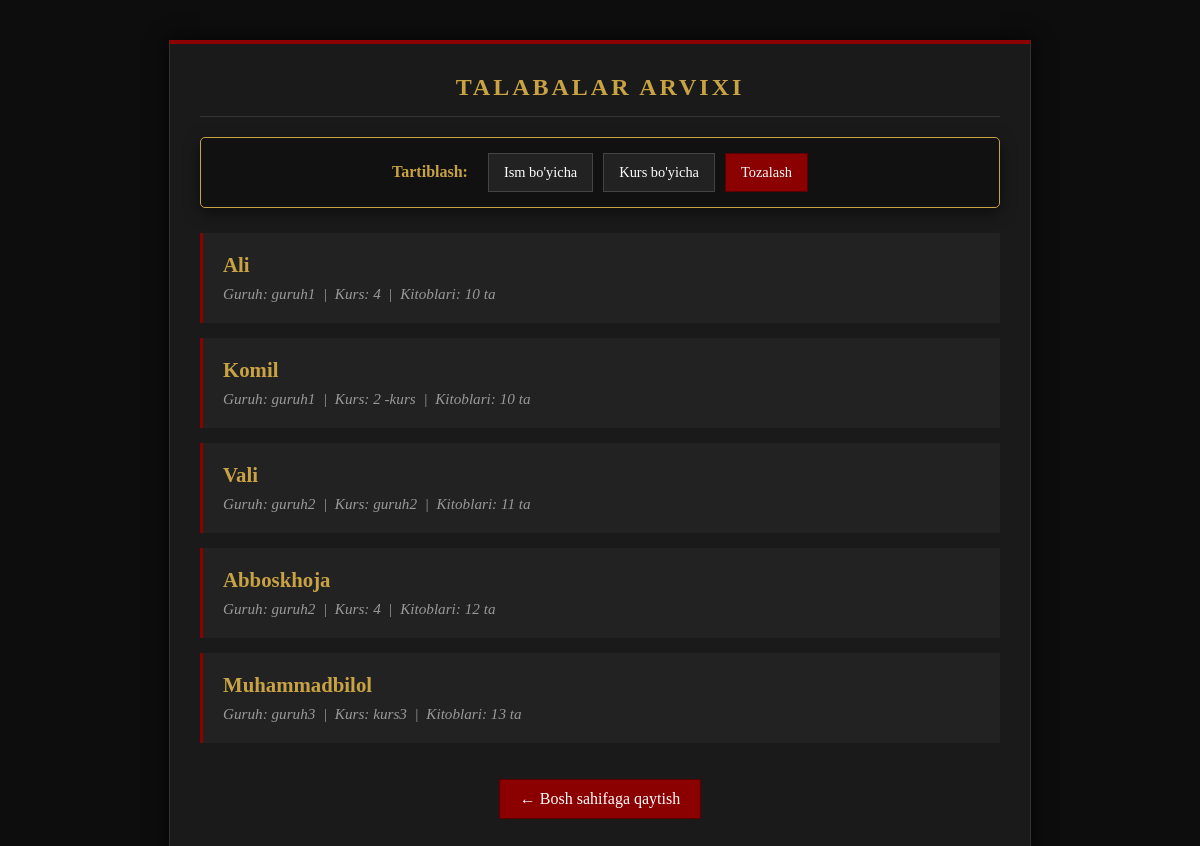
The app's page /talabalar/, older data.
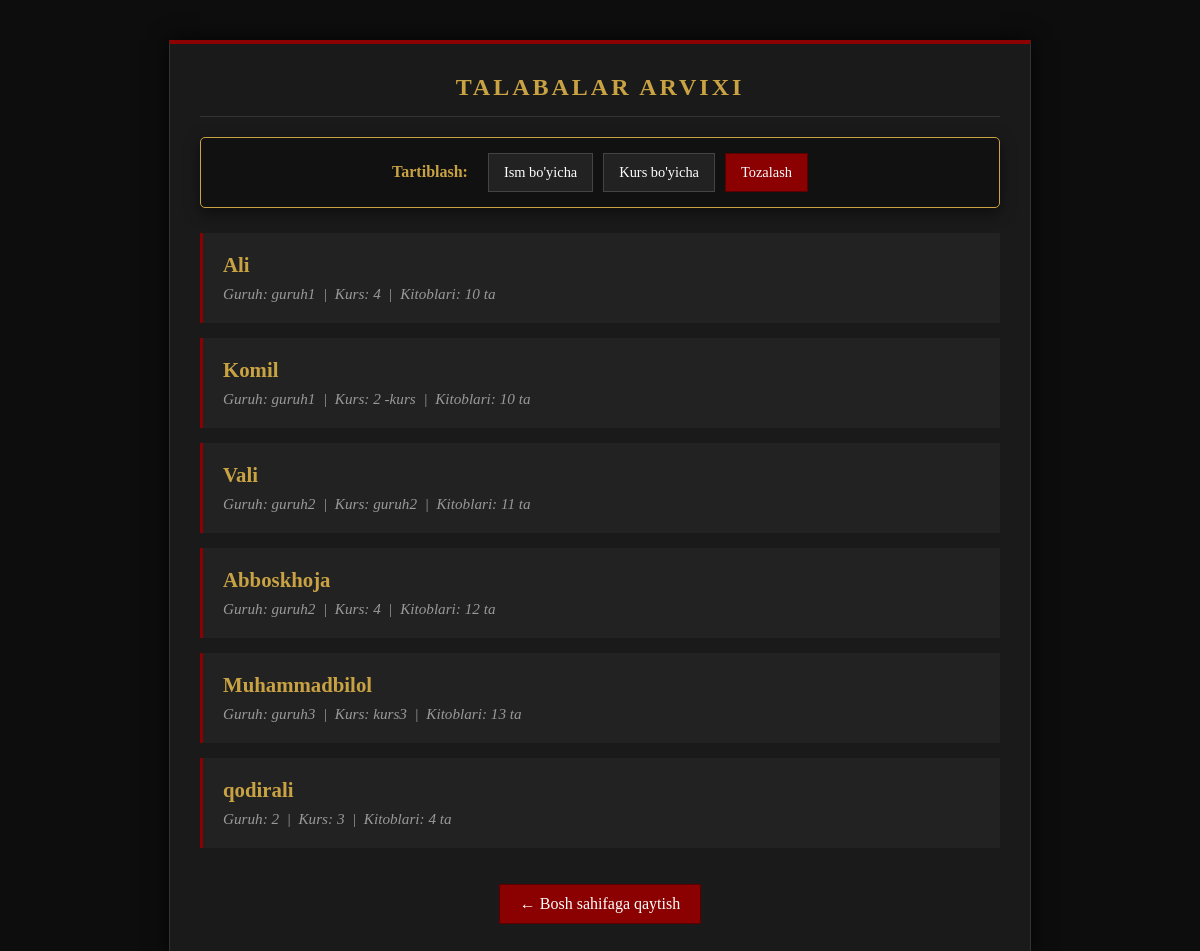
The same page, newer data.
### main/models.py (models this page shows, shortened)
class Talaba(models.Model):
    ism = models.CharField(max_length = 100)
    guruh = models.CharField(max_length=100)
    kurs = models.CharField(max_length=100)
    kitob_soni = models.IntegerField()
    class Meta:
        verbose_name = "Talaba"
        verbose_name_plural = "Talabar"

### main/views.py (the view, shortened to what this page needs)
# urls.py: path('talabalar/', views.barcha_talabalar, name='barcha_talabalar'),
def barcha_talabalar(request):
    talabalar = Talaba.objects.all()
    tartib = request.GET.get('tartib')
    if tartib == 'ism':
        talabalar = talabalar.order_by('ism')
    elif tartib == 'kurs':
        talabalar = talabalar.order_by('kurs')
    return render(request, 'talabalar_royxati.html', {'talabalar': talabalar})

### main/templates/talabalar_royxati.html (shortened to what this page needs)
<!DOCTYPE html>
<html lang="uz">
<head>
</head>
<body>
    <div class="container">
        <h2>Talabalar Arvixi</h2>
        <div class="sort-container">
            <span class="sort-label">Tartiblash:</span>
            <a href="?tartib=ism" class="sort-btn">Ism bo'yicha</a>
            <a href="?tartib=kurs" class="sort-btn">Kurs bo'yicha</a>
            <a href="?" class="sort-btn" style="background-color: #8b0000; border-color: #5a0000;">Tozalash</a>
        </div>
        <ul>
            {% for talaba in talabalar %}
                <li>
                    <div class="name">{{ talaba.ism }}</div>
                    <div class="details">
                        Guruh: {{ talaba.guruh }} &nbsp;|&nbsp; Kurs: {{ talaba.kurs }} &nbsp;|&nbsp; Kitoblari: {{ talaba.kitob_soni }} ta
                    </div>
                </li>
            {% empty %}
                <li style="text-align: center; border: none; color: #666;">Talabalar topilmadi.</li>
            {% endfor %}
        </ul>
        <div style="text-align: center;">
            <a href="/" class="back-btn">&#8592; Bosh sahifaga qaytish</a>
        </div>
    </div>
</body>
</html>

Row changes from the older to the newer data that the page shows:
added Talaba: ism "qodirali", guruh "2", kurs "3", kitob_soni "4"
